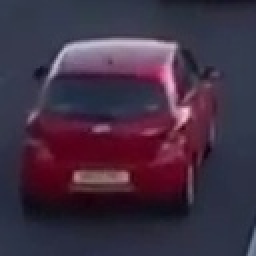
//> input picture 111044018_HW4/carsO/105.jpg, 128 x 128 px, given in place of the camera (shown 2 times larger)
$ ./111044018_cagla_baran   (built with g++ and OpenCV 4)
//> lines starting //> are read from the running program, lines starting //| are printed output that depends on the picture; after the words box and inside, x2 and y2 are one past the last pixel; in counts of white or black regions, pixels touching at a corner belong together
#include <opencv2/highgui/highgui.hpp>
#include <opencv2/imgproc/imgproc.hpp>
#include <cmath>
#include <iostream>

using namespace std;
using namespace cv;


/// Global variables

vector<vector<Point> > contours;
vector<Vec4i> hierarchy;
Mat src;
Mat marked;
int thresh = 0;


int main(int argc, char** argv)
{

	int indexMarked = 0;
	int indexCounter = 0;
	int x_mean = 0;
	int y_mean = 0;

	bool xSmallySmall = false;
	bool xSmallyBig = false;
	bool xBigySmall = false;
	bool xBigyBig = false;


	int counterRect = 0, counterCircle = 0;
	int numOfMarkerRect = 0, numOfMarkerOneCircle = 0, numOfMarkerTwoCircle = 0;


	Scalar colorGreen = Scalar(0, 255, 0);
	Scalar colorBlue = Scalar(255, 0, 0);
	Scalar colorRed = Scalar(0, 0, 255);


	VideoCapture cap(0); // open the default camera
	if (!cap.isOpened())  // check if we succeeded
	return -1;

	Mat frame;
	for (;;)
	{

		cap >> frame; // get a new frame from camera
//> frame is the input picture: 128 rows x 128 cols, CV_8UC3; mean B, G, R 67.2, 47.9, 65
		namedWindow("Video", CV_WINDOW_AUTOSIZE);

		src = frame;
		if (src.empty())
			return -1;

		// Convert to grayscale
		cv::Mat gray, binary;
		cv::cvtColor(src, gray, CV_BGR2GRAY);
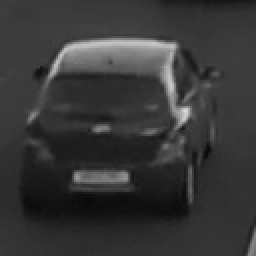
//> gray: 128 rows x 128 cols, CV_8UC1 (shown 2 times larger); min 7, max 220, mean 55.2
		threshold(gray, binary, 128, 255, 0);
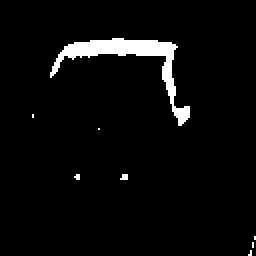
//> binary: 128 rows x 128 cols, CV_8UC1 (shown 2 times larger); 3.9% white; 8 white regions (7 under 20 px), largest, box (x1, y1, x2, y2) and area: (25, 19, 95, 63) 610


		// Use Canny instead of threshold to catch squares with gradient shading
		cv::Mat bw;
		cv::Canny(binary, bw, 0, 50, 5);
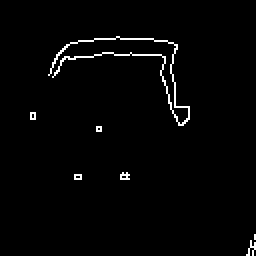
//> bw: 128 rows x 128 cols, CV_8UC1 (shown 2 times larger); 1.8% white in thin lines or dots, all inside (x1, y1, x2, y2) = (15, 18, 128, 128)

		marked = src.clone();

		// Find contours
		cv::findContours(bw.clone(), contours, hierarchy, CV_RETR_TREE, CV_CHAIN_APPROX_SIMPLE);
//> contours = 11 contours, 10 with area under 20; largest, box (x1, y1, x2, y2) and area: (24, 18, 95, 63) 24

		for (int i = 0; i < contours.size(); i++)
		{
			//şeklin başlangıcını tutuyorum;
			indexCounter++;

			//Dikdörtgeni yakalamak için x lerin ve y lerin ortalamasını alıp buna göre bir algoritma geliştirdim
			for (int j = 0; j < contours[i].size(); j++)
			{
				x_mean += contours[i][j].x;
				y_mean += contours[i][j].y;
			}
			x_mean = x_mean / contours[i].size();
			y_mean = y_mean / contours[i].size();

			for (int j = 0; j < contours[i].size(); j++)
			{

				//Dikdörtgen için
				if (contours[i][j].x + thresh< x_mean && contours[i][j].y + thresh < y_mean)
					xSmallySmall = true;
				else if (contours[i][j].x + thresh< x_mean && contours[i][j].y - thresh > y_mean)
					xSmallyBig = true;
				else if (contours[i][j].x - thresh> x_mean && contours[i][j].y + thresh < y_mean)
					xBigySmall = true;
				else if (contours[i][j].x - thresh> x_mean && contours[i][j].y - thresh> y_mean)
					xBigyBig = true;

			}

			if (xSmallySmall == true && xSmallyBig == true && xBigySmall == true && xBigyBig == true)
			{
				//cout << "Rectangle Buldum" << endl;
				xSmallySmall = false;
				xSmallyBig = false;
				xBigySmall = false;
				xBigyBig = false;
				counterRect++;
			}

			x_mean = 0;
			y_mean = 0;

			if (indexCounter == 10 && hierarchy[i-1][0]==-1 && hierarchy[i][2] == -1 &&counterRect>=8)
			{
				numOfMarkerOneCircle++;
				drawContours(marked, contours, i - 8, colorRed, 8, 8, hierarchy);
			}
			else if (indexCounter == 10 && hierarchy[i - 1][0] != -1 && hierarchy[i][2] == -1 && counterRect >= 8)
			{
				drawContours(marked, contours, i - 8, colorBlue, 8, 8, hierarchy);
				numOfMarkerTwoCircle++;
			}
			else if (indexCounter == 8 && counterRect == 8 && hierarchy[i][2] == -1)
			{
				numOfMarkerRect++;
				drawContours(marked, contours, i -6, colorGreen, 8, 8, hierarchy);
			}

			//yeni bir şekle geçildiyse
			if (hierarchy[i][2] == -1)
			{
				counterRect = 0;
				counterCircle = 0;
				indexCounter = 0;
			}
		}
//> this loop made 11 passes
//> (xSmallySmall, xSmallyBig, xBigySmall, xBigyBig) on passes 1 to 11: (false, true, true, true), (false, true, true, true), (true, true, true, true), (false, false, true, true), (true, true, true, true), (false, false, true, true), (true, true, true, true), (false, false, false, false), (true, true, true, true), (false, true, false, true), (true, true, true, true)
//> after the loop, indexCounter = 0; x_mean = 0; y_mean = 0; xSmallySmall = false; xSmallyBig = false; xBigySmall = false; xBigyBig = false; counterRect = 0; numOfMarkerOneCircle = 0

		cout << "dikdortgen marker sayisi= " << numOfMarkerRect << endl;
		cout << "tek daireli marker sayisi= " << numOfMarkerOneCircle << endl;
//| tek daireli marker sayisi= 0
		cout << "iki daireli marker sayisi= " << numOfMarkerTwoCircle << endl;

		numOfMarkerRect = 0;
		numOfMarkerOneCircle = 0;
		numOfMarkerTwoCircle = 0;

		imshow("Video", marked);
		if (waitKey(30) >= 0) break;
//> the Esc key is pressed

	}
	return 0;
}

$ run again, on 111044018_HW4/carsO/106.jpg
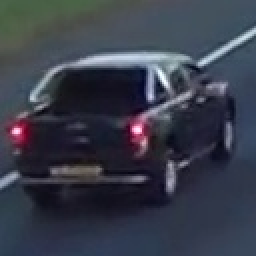
//> input picture 111044018_HW4/carsO/106.jpg, 128 x 128 px, given in place of the camera (shown 2 times larger)
//> frame is the input picture: 128 rows x 128 cols, CV_8UC3; mean B, G, R 75, 61.8, 57.5
//> `threshold(gray, binary, 128, 255, 0);`:
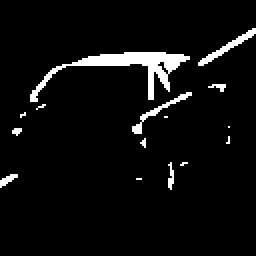
//> binary: 128 rows x 128 cols, CV_8UC1 (shown 2 times larger); 5.1% white; 15 white regions (10 under 20 px), largest, box (x1, y1, x2, y2) and area: (15, 26, 95, 51) 506, (99, 14, 128, 33) 105, (66, 46, 96, 67) 92, (0, 87, 9, 94) 30, (84, 81, 87, 95) 26
//> `cv::Canny(binary, bw, 0, 50, 5);`:
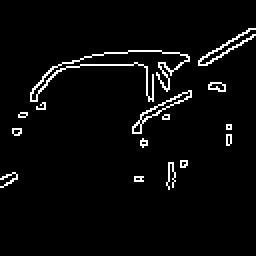
//> bw: 128 rows x 128 cols, CV_8UC1 (shown 2 times larger); 3.7% white in thin lines or dots, all inside (x1, y1, x2, y2) = (0, 14, 128, 95)
//> contours = 27 contours, 21 with area under 20; largest, box (x1, y1, x2, y2) and area: (66, 45, 96, 67) 106, (70, 45, 96, 61) 68, (15, 25, 95, 51) 44, (99, 14, 128, 33) 32, (104, 41, 113, 46) 26, (104, 41, 113, 46) 20
//> the loop `for (int i = 0; i < contours.size(); i++)` made 27 passes
//> (xSmallySmall, xSmallyBig, xBigySmall, xBigyBig) on passes 1, 3, 4, 5, 7, 9, 10, 11: (true, true, true, true), (true, true, true, true), (true, true, true, true), (true, true, true, true), (true, true, true, true), (true, true, true, true), (true, true, true, true), (true, true, true, true)
//> after the loop `for (int i = 0; i < contours.size(); i++)`: indexCounter = 0; xSmallySmall = false; counterRect = 0
//| tek daireli marker sayisi= 0

$ run again, on 111044018_HW4/carsO/109.jpg
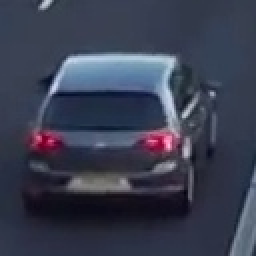
//> input picture 111044018_HW4/carsO/109.jpg, 128 x 128 px, given in place of the camera (shown 2 times larger)
//> frame is the input picture: 128 rows x 128 cols, CV_8UC3; mean B, G, R 80.9, 62.6, 57.8
//> `threshold(gray, binary, 128, 255, 0);`:
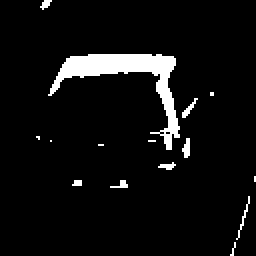
//> binary: 128 rows x 128 cols, CV_8UC1 (shown 2 times larger); 5.9% white; 15 white regions (10 under 20 px), largest, box (x1, y1, x2, y2) and area: (24, 27, 90, 75) 795, (91, 69, 95, 79) 28, (91, 49, 99, 59) 25, (118, 98, 125, 120) 25, (79, 81, 88, 85) 20
//> `cv::Canny(binary, bw, 0, 50, 5);`:
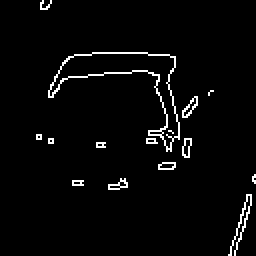
//> bw: 128 rows x 128 cols, CV_8UC1 (shown 2 times larger); 3.1% white in thin lines or dots, all inside (x1, y1, x2, y2) = (18, 0, 128, 128)
//> contours = 27 contours, 19 with area under 20; largest, box (x1, y1, x2, y2) and area: (24, 26, 90, 76) 828, (24, 26, 90, 75) 792, (91, 48, 99, 59) 32, (91, 69, 96, 79) 26, (91, 69, 96, 79) 24, (54, 89, 64, 95) 23, (91, 48, 99, 59) 23, (79, 81, 88, 85) 22
//> the loop `for (int i = 0; i < contours.size(); i++)` made 27 passes
//> (xSmallySmall, xSmallyBig, xBigySmall, xBigyBig) on passes 1, 2, 3, 5, 8, 9, 10, 13: (true, true, true, true), (true, true, true, true), (true, true, true, true), (true, true, true, true), (true, true, true, true), (true, true, true, true), (true, true, true, true), (true, true, true, true)
//> after the loop `for (int i = 0; i < contours.size(); i++)`: indexCounter = 0; xSmallySmall = false; counterRect = 0
//| tek daireli marker sayisi= 0
